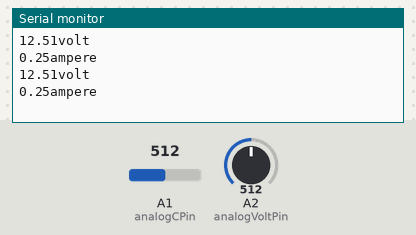
A sketch run on a simulated Arduino Uno, built for the host (arithmetic inside an expression is 32-bit, double 64-bit). Shown: the last lines printed to the serial monitor. The test bench sets the inputs (shaded band); at power-on: A1 (analogCPin) = 512, A2 (analogVoltPin) = 512.

Above: at 1.2 s.
1.3 s: A1 (analogCPin) set to 716
At 2.6 s:
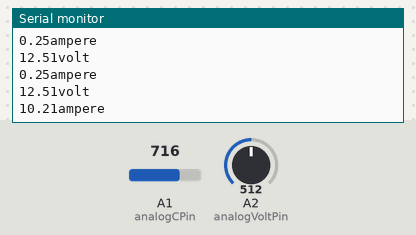
2.8 s: A2 (analogVoltPin) set to 716
At 3.5 s:
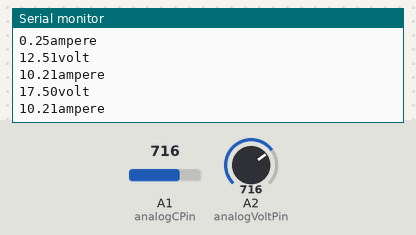
4.3 s: A1 (analogCPin) set to 900
At 5.6 s:
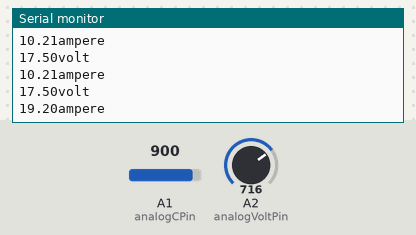
5.8 s: A2 (analogVoltPin) set to 900
At 6.4 s:
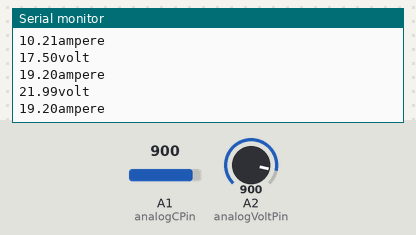
Timing chart, 0 to 8.3 s (numbered marks = the images above; inputs shaded):
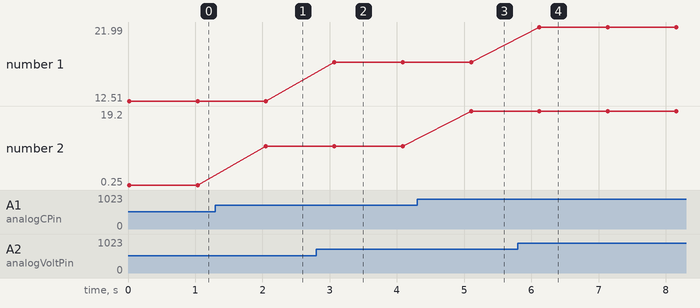

Measured:
- after the input at 1.3 s, the serial monitor: prints a new line after 0.75 s (image 1)
- after the input at 2.8 s, the serial monitor: prints a new line after 0.27 s (image 2)
- after the input at 4.3 s, the serial monitor: prints a new line after 0.80 s (image 3)
- after the input at 5.8 s, the serial monitor: prints a new line after 0.32 s (image 4)
- plotted number 1: 12.51 → 17.5 after the input at 2.8 s, 17.5 → 21.99 after the input at 5.8 s
- plotted number 2: 0.25 → 10.21 after the input at 1.3 s, 10.21 → 19.2 after the input at 4.3 s

The sketch:

arduino.ino
```cpp
const int analogCPin = A1, analogVoltPin = A2;
float volt=0, voltage, arus;
float avgacs;
unsigned int x=0;
float nilaiacs=0.0, samples=0.0, ratacs=0.0, nilaiacsf=0.0, Ptot=0.0;


/** RF24Mesh_Example.ino by TMRh20

   This example sketch shows how to manually configure a node via RF24Mesh, and send data to the
*/


#include "RF24.h"
#include "RF24Network.h"
#include "RF24Mesh.h"
#include <SPI.h>
#include <EEPROM.h>


/**** Configure the nrf24l01 CE and CS pins ****/
RF24 radio(7, 8);
RF24Network network(radio);
RF24Mesh mesh(radio, network);

#define nodeID 1 //gunakan 2 untuk beban


uint32_t displayTimer = 0;

struct payload_t {
  unsigned long ms;
  unsigned long counter;
};

void setup() {
  Serial.begin(9600);
  mesh.setNodeID(nodeID);
  mesh.loadDHCP();
  mesh.begin(76,RF24_250KBPS);
}


void loop() {
  mesh.update();
  mesh.checkConnection();
  voltage = analogRead(analogVoltPin);
volt =(voltage*25/1023);

float nilaiacs=0.0, samples=0.0, ratacs=0.0, nilaiacsf=0.0;
  for (int x = 0; x < 150; x++) {
    nilaiacs = analogRead(analogCPin);
    samples = samples + nilaiacs;
  }
  avgacs=samples/150.0;
  arus = (((avgacs*(5.0 / 1024.0))-2.475 )/0.100);

if (arus > 0.02){
  arus=arus;
}
else{
  (arus=0);}
  Ptot = 13.2 * 100;
  mesh.update();
uint32_t dt = volt * 100 *arus;

Ptot = uint32_t(Ptot);

Serial.print(volt);
Serial.println("volt");
Serial.print(arus);
Serial.println("ampere");

     (mesh.write(&dt, 'M', sizeof(dt)));
delay(1000);
}
```
